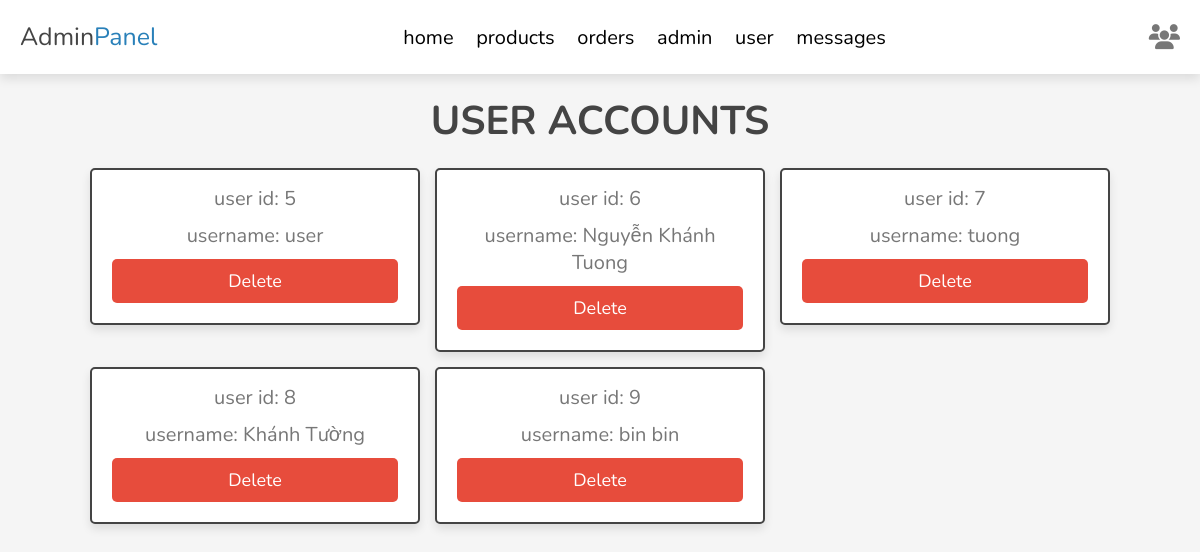
/admin/users_accounts.php (signed in), run on the app's committed database.
### tables this page shows
CREATE TABLE `users` (
  `id` int(100) NOT NULL,
  `name` varchar(20) NOT NULL,
  `email` varchar(50) NOT NULL,
  `password` varchar(50) NOT NULL,
  `role` int(100) NOT NULL
);

### admin/users_accounts.php (the view, shortened to what this page needs)
<?php
    include '../components/connect.php';
?>
<!DOCTYPE html>
<html lang="en">
<head>
    <link rel="stylesheet" href="https://cdnjs.cloudflare.com/ajax/libs/font-awesome/6.1.1/css/all.min.css">
    <link rel="stylesheet" href="../css/admin_style.css">
</head>
<body>
<?php
    include ("../components/admin_header.php");
?>
<section class="accounts">
    <h1 class="heading">user accounts</h1>
    <div class="box-container">
    <?php
        $select_acount= "SELECT * FROM users";
        $result = mysqli_query($conn, $select_acount);
        $count_acount = "SELECT count(id) as tong FROM users";
        $result_count = mysqli_query($conn, $count_acount);
        $dong = mysqli_fetch_array($result_count);
        $number_of_acount = $dong['tong'];
        if($number_of_acount > 0){
            while($row = mysqli_fetch_array($result)){
    ?>
    <div class="box">
        <p>user id: <?php echo $row['id']; ?></p>
        <p>username: <?php echo $row['name']; ?></p>
        <a href="users_accounts.php?delete=<?php echo $row['id']; ?>" class="delete-btn" onclick="return confirm('Xóa tài khoản này?')">
                delete
            </a>
    </div>
    <?php
           }
        }else{
            echo '<p class="empty">Không có tài khoản!</p>';
        }
    ?>
    </div>
</section>
</body>
</html>

### css/admin_style.css (style rules this page uses)
:root { --main-color:#2980b9; --orange:#f39c12; --red:#e74c3c; --black:#444; --white:#fff; --light-color:#777; --light-bg:#f5f5f5; --border:.2rem solid var(--black); --box-shadow:0 .5rem 1rem rgba(0,0,0,.1); }
* { font-family: 'Nunito', sans-serif; margin: 0; padding: 0; box-sizing: border-box; text-decoration: none; outline: none; border: none; }
html { font-size: 62.5%; overflow-x: hidden; }
body { background-color: var(--light-bg); }
section { max-width: 1200px; margin: 0 auto; padding: 2rem; }
.btn, .delete-btn, .option-btn { display: block; margin-top: 1rem; border-radius: 0.5rem; cursor: pointer; width: 100%; font-size: 1.8rem; color: var(--white); padding: 1rem 3rem; text-transform: capitalize; text-align: center; }
.delete-btn { background-color: var(--red); }
.heading { text-align: center; margin-bottom: 2rem; text-transform: uppercase; color: var(--black); font-size: 4rem; font-weight: bolder; }
.accounts .box-container { display: grid; grid-template-columns: repeat(auto-fit, 33rem); gap:1.5rem; align-items: flex-start; justify-content: center; }
.accounts .box-container .box { padding:2rem; padding-top: .5rem; border-radius: .5rem; text-align: center; border:var(--border); background-color: var(--white); box-shadow: var(--box-shadow); }
.accounts .box-container .box p { font-size: 2rem; color:var(--light-color); margin: 1rem 0; }

### data on the page
users: id "5", name "user"
users: id "6", name "Nguyễn Khánh Tuong"
users: id "7", name "tuong"
users: id "8", name "Khánh Tường"
users: id "9", name "bin bin"
